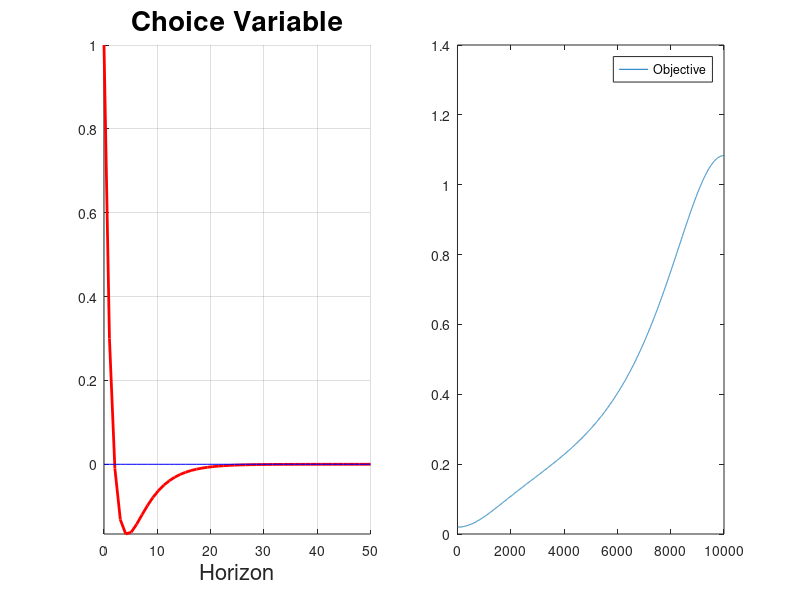
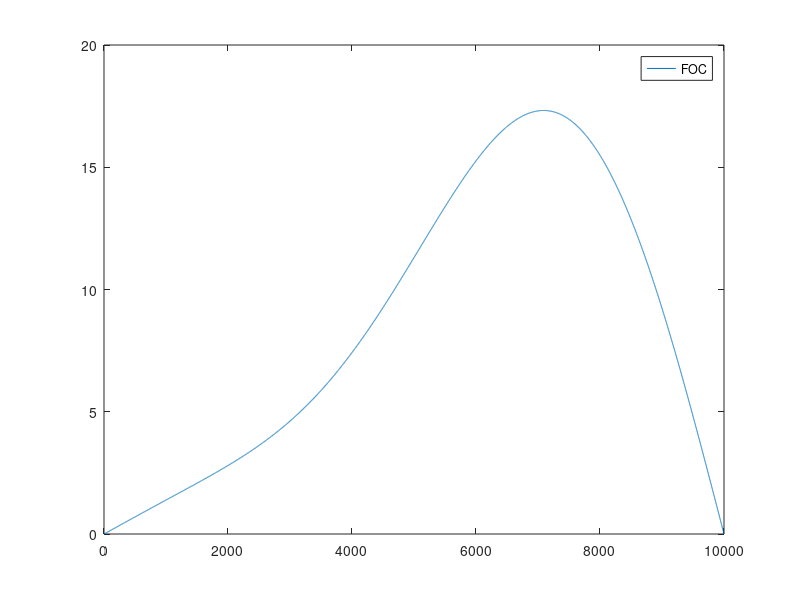

These figures' MATLAB source, in order:
clear 
close all

% From Beaudry, Galizia, Portier
% et = alp1*Xt + alp2*et-1 + alp3*et + mut

% Parameterization
alp1 = - 0.1;%19025; 
alp2 = .3;
del  = 0.01;
Xss  = 0;
ess  = 0;

matrix = [alp2 alp1; 1 (1-del)];
eig(matrix)

% Initialiation
H      = 50;
hor    = linspace(0,H,H);
e      = zeros(H,1);
X      = zeros(H,1);
SHOCK  = 1;
X(1)   = Xss; % state variable always Xss on impact

%-------------------------------------------------------------------------%
% IRFs to Sentiment Shock (Agents invest more today for no reasons)
%-------------------------------------------------------------------------%


e(1)   = SHOCK;
X(1)   = Xss;
for i = 2:H
      % Choice Variable
      e(i)   = alp2*e(i-1) + alp1*X(i-1);
      % LOM of X
      X(i)   = e(i-1) + (1 - del)*X(i-1);    
end

figure('Position',[1 41 1920 963])
set(gcf,'color','w');
subplot(1,2,1)
hold on
plot(hor,e,'linewidth',2,'color','r')
plot(hor,ones(1,H)*ess,'color','b')
title('Choice Variable','fontsize',20)
xlabel('Horizon','fontsize',16);
grid on
axis tight
hold off
subplot(1,2,2)
hold on
plot(hor,X,'linewidth',2,'color','r')
plot(hor,ones(1,H)*Xss,'color','b')
title('State Variable','fontsize',20)
xlabel('Horizon','fontsize',16);
grid on
axis tight
hold off

clear 
close all


%%%%%%%%%%%%%%%%%%%%%%%%%%%%%%%%%%%%%%%%%%%%%%%%%%%%%%%%%%%%%%%%%%%%%%%%%%%%%%%%%%%%%
%                                  Spectrum
%%%%%%%%%%%%%%%%%%%%%%%%%%%%%%%%%%%%%%%%%%%%%%%%%%%%%%%%%%%%%%%%%%%%%%%%%%%%%%%%%%%%%

% Parameterization
omeg = linspace(0,pi,10000);
omeg = omeg';
phi = 0.9;
psi = -0.11;
del = 0.05;
bet1 = phi + psi + 1 - del;
bet2 = phi*(1-del);

DEN = 1 + bet1.^2 + bet2.^2 - 2.*bet1.*(1-bet2).*cos(omeg) - 2.*bet2.*cos(2*omeg);
NUM = 1 + (1-del) - 2.*(1 - del).*cos(omeg);
obj = NUM./DEN;
check = 2.*(1-del).*sin(omeg).*DEN ...
      - NUM.*(4.*bet2.*sin(2.*omeg) + 2.*bet1.*(1 - bet2).*sin(omeg));

figure(1)
plot(obj)
legend('Objective')

figure(2)
plot(check)
legend('FOC')

























